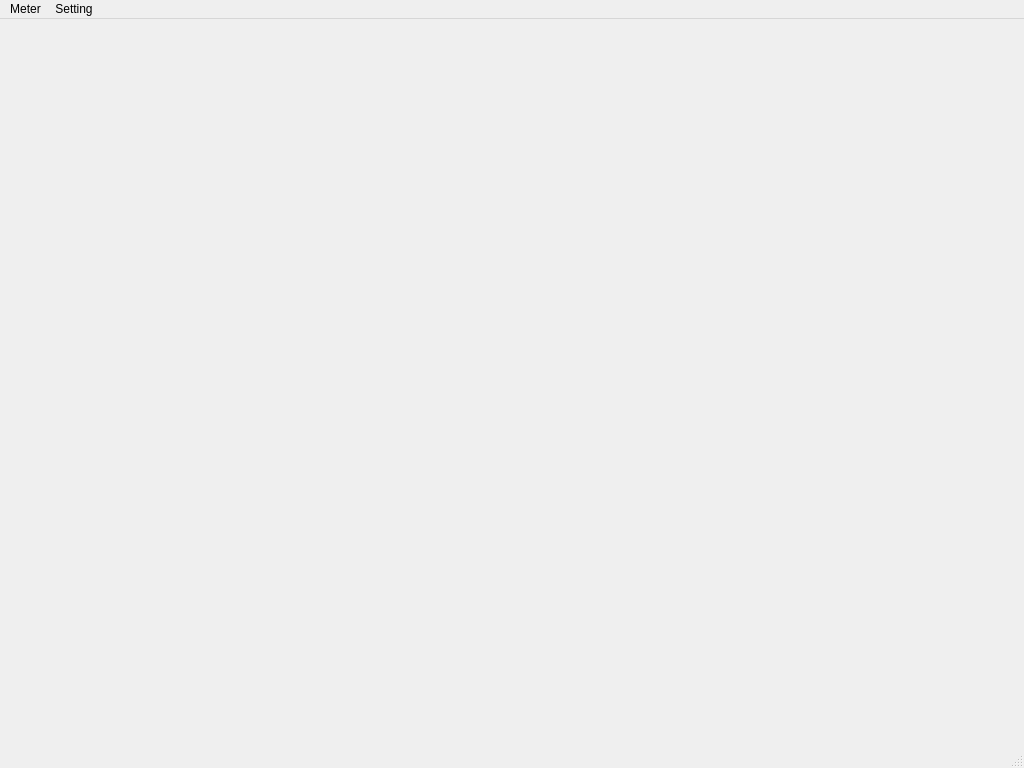
<?xml version="1.0" encoding="UTF-8"?>
<ui version="4.0">
 <class>MainWindow</class>
 <widget class="QMainWindow" name="MainWindow">
  <property name="windowModality">
   <enum>Qt::ApplicationModal</enum>
  </property>
  <property name="geometry">
   <rect>
    <x>0</x>
    <y>0</y>
    <width>1024</width>
    <height>768</height>
   </rect>
  </property>
  <property name="minimumSize">
   <size>
    <width>1024</width>
    <height>768</height>
   </size>
  </property>
  <property name="windowTitle">
   <string>Claire's Tools</string>
  </property>
  <property name="unifiedTitleAndToolBarOnMac">
   <bool>true</bool>
  </property>
  <widget class="QWidget" name="centralwidget">
   <widget class="QWidget" name="verticalLayoutWidget">
    <property name="geometry">
     <rect>
      <x>10</x>
      <y>10</y>
      <width>1026</width>
      <height>770</height>
     </rect>
    </property>
    <layout class="QVBoxLayout" name="verticalLayout">
     <item>
      <widget class="QStackedWidget" name="stackedWidget">
       <property name="minimumSize">
        <size>
         <width>1024</width>
         <height>768</height>
        </size>
       </property>
       <property name="currentIndex">
        <number>-1</number>
       </property>
      </widget>
     </item>
    </layout>
   </widget>
  </widget>
  <widget class="QMenuBar" name="menubar">
   <property name="geometry">
    <rect>
     <x>0</x>
     <y>0</y>
     <width>1024</width>
     <height>21</height>
    </rect>
   </property>
   <property name="nativeMenuBar">
    <bool>false</bool>
   </property>
   <widget class="QMenu" name="menuSetting">
    <property name="title">
     <string>Setting</string>
    </property>
    <addaction name="actionSetting_Serial_Port"/>
   </widget>
   <widget class="QMenu" name="menuMeter">
    <property name="title">
     <string>Meter</string>
    </property>
    <addaction name="actionMonitor"/>
   </widget>
   <addaction name="menuMeter"/>
   <addaction name="menuSetting"/>
  </widget>
  <widget class="QStatusBar" name="statusbar">
   <property name="font">
    <font>
     <weight>50</weight>
     <bold>false</bold>
    </font>
   </property>
   <property name="autoFillBackground">
    <bool>true</bool>
   </property>
   <property name="sizeGripEnabled">
    <bool>true</bool>
   </property>
  </widget>
  <action name="actionSetting_Serial_Port">
   <property name="text">
    <string>Setting Serial Port</string>
   </property>
  </action>
  <action name="actionMonitor">
   <property name="text">
    <string>Monitor</string>
   </property>
  </action>
 </widget>
 <resources/>
 <connections/>
</ui>
